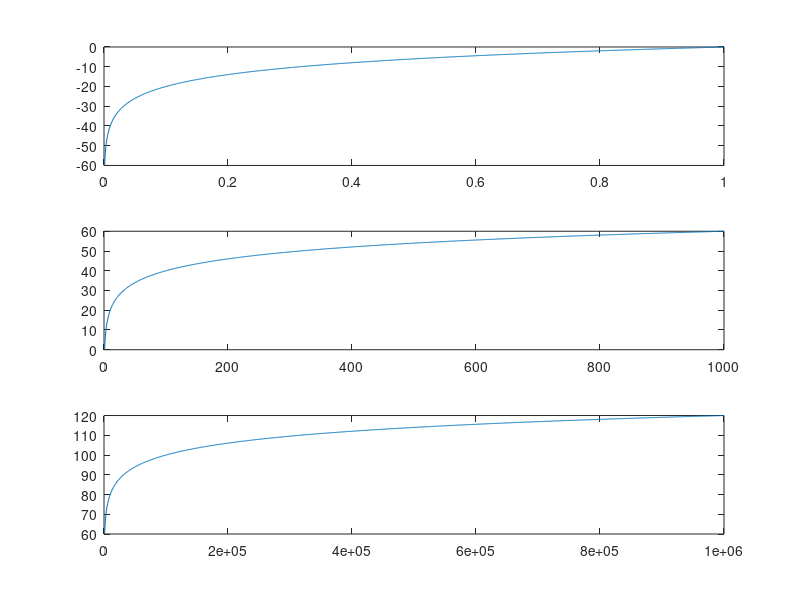

MATLAB code for this plot:
clc; clear; close all;

dx1 = 1e-3;
x1 = 0:dx1:1-dx1;

dx2 = 1;
x2 = 1:1:1e3;

dx3 = 1e3;
x3 = 1e3:dx3:1e6-dx3;

db1 = 20*log10(x1);
db2 = 20*log10(x2);
db3 = 20*log10(x3);

subplot(3,1,1);
plot(x1,db1);

subplot(3,1,2);
plot(x2,db2);

subplot(3,1,3);
plot(x3,db3);
